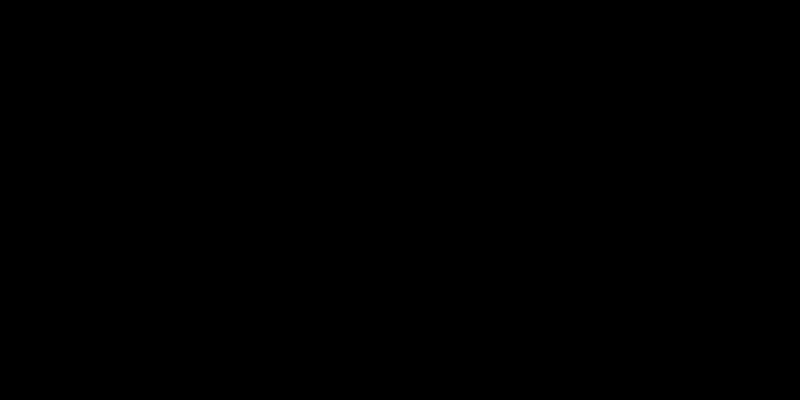
Frame 1 (no input)
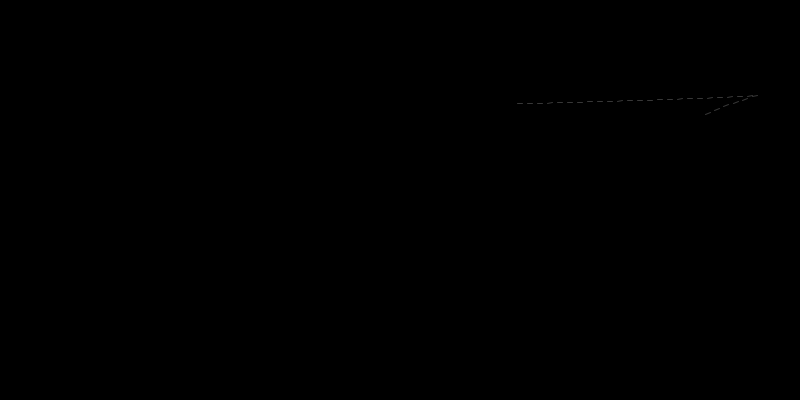
Frame 60 (the mouse pressed at the canvas centre just before this capture)
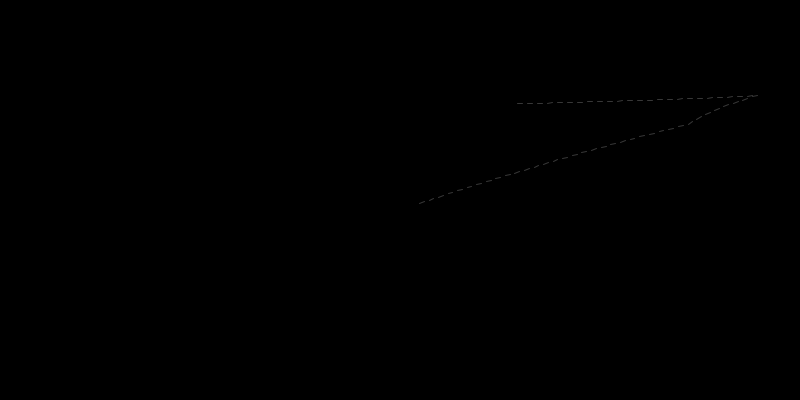
Frame 120 (the mouse held since frame 60 and released just before this capture)

The Processing sketch that drew these frames (run headless with seeded random() and noise(); from frame 60 on, the mouse is pressed at the canvas centre):

// Processing sketch: curves
// ── curves.pde

Entity e;

void setup(){
  size(800,400);
  e = new Entity();
}


void draw(){
  background(0);


  e.plot();
}


class Entity{

  PVector pos,vel,target;
  ArrayList trace;
  float speed = 5.0;

  Entity(){

    trace = new ArrayList();
    pos=  new PVector(random(width),random(height));
    target=  new PVector(random(width),random(height));
    vel = new PVector(0,0);

  }

  void move(){

    pos.add(vel);
    vel = new PVector(1.0/(cos(pos.y/(height+0.0)*PI-HALF_PI)) * (target.x-pos.x),(target.y-pos.y));
    vel.normalize();
    vel.mult(speed);

    if(dist(pos.x,pos.y,target.x,target.y) < 10){
      target=  new PVector(random(width),random(height));
    }

    trace.add(new PVector(pos.x,pos.y));

    if(trace.size()>1000){
      trace.remove(0);
      trace.remove(0);

      }
  }

  void plot(){

    move();

    stroke(255,55);

    for(int i = 1 ; i< trace.size();i+=2){
      PVector a= (PVector)trace.get(i-1);
      PVector b= (PVector)trace.get(i);
      line(a.x,a.y,b.x,b.y);
    }

  }


}
